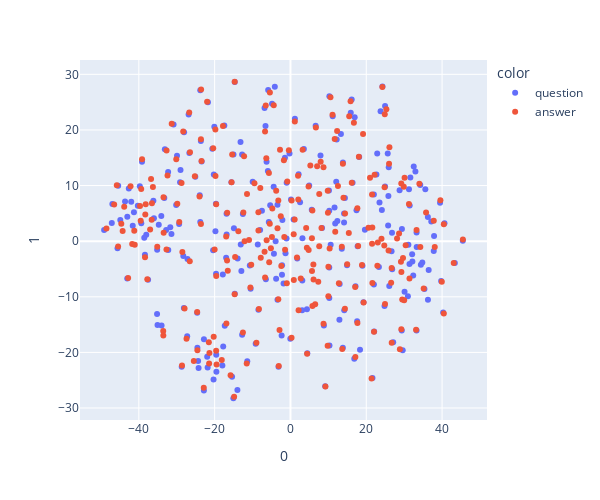

Notebook code for this chart:
### Code cell
from sklearn.manifold import TSNE
import plotly.express as px

tsne = TSNE(n_components=2, perplexity=30, random_state=42, learning_rate="auto", early_exaggeration=5.0, n_iter=5000, init="pca")
embedding = embedding_Q + embedding_A
show_dims2 = tsne.fit_transform(np.array(embedding))
color_Q = ["question" for i in range(len(embedding_Q))]
color_A = ["answer" for i in range(len(embedding_A))]
category_Q = ["question " + str(i) for i in range(len(embedding_Q))]
category_A = ["answer " + str(i) for i in range(len(embedding_A))]

color = color_Q + color_A
category = category_Q + category_A

x = [x for x, y in show_dims2]
y = [y for x, y in show_dims2]
fig = px.scatter(
    show_dims2, x=0, y=1,
    width=600, height=500,
    color = color,
    hover_name=category,
)
fig.update_traces(
hovertemplate=None,
hoverinfo='text'
)
fig.show()

### Figure 1 — Plotly figure (JSON) as saved in the notebook; plotly's stock layout.template omitted (floating-point values rounded to 4 significant figures; data arrays with more than 128 entries replaced by an {"elided": "..."} marker saying what was removed)
{"data": [{"hoverinfo": "text", "hovertext": {"elided": "251 str values"}, "legendgroup": "question", "marker": {"color": "#636efa", "symbol": "circle"}, "mode": "markers", "name": "question", "orientation": "v", "showlegend": true, "type": "scatter", "x": {"elided": "251 float values"}, "xaxis": "x", "y": {"elided": "251 float values"}, "yaxis": "y"}, {"hoverinfo": "text", "hovertext": {"elided": "251 str values"}, "legendgroup": "answer", "marker": {"color": "#EF553B", "symbol": "circle"}, "mode": "markers", "name": "answer", "orientation": "v", "showlegend": true, "type": "scatter", "x": {"elided": "251 float values"}, "xaxis": "x", "y": {"elided": "251 float values"}, "yaxis": "y"}], "layout": {"height": 500, "legend": {"title": {"text": "color"}, "tracegroupgap": 0}, "margin": {"t": 60}, "width": 600, "xaxis": {"anchor": "y", "domain": [0, 1], "title": {"text": "0"}}, "yaxis": {"anchor": "x", "domain": [0, 1], "title": {"text": "1"}}}}
